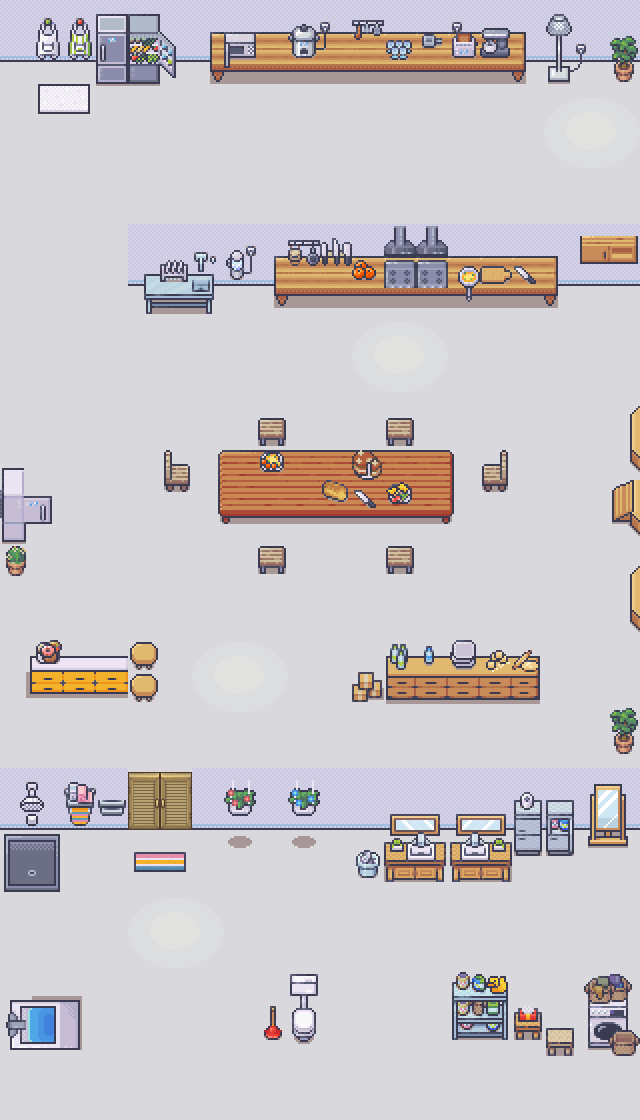

Tiled map render using the project's own tile images. Description and the map definition, with tile-layer contents summarised, below:
An orthogonal 20x35 tile map with 32x32 px tiles, 5 tile layers (KfloorLayer, KwallLayer, KcarpetLayer, KfurnitureLayer, ...), 7 tilesets.

<map version="1.9" tiledversion="1.9.2" orientation="orthogonal" renderorder="right-down" width="20" height="35" tilewidth="32" tileheight="32" infinite="0" nextlayerid="7" nextobjectid="1">
 <tileset firstgid="1" name="base" tilewidth="32" tileheight="32" tilecount="1064" columns="8">
  <image source="pipoya.png" width="256" height="4256" />
 </tileset>
 <tileset firstgid="1065" name="kitchen" tilewidth="32" tileheight="32" tilecount="784" columns="16">
  <image source="12_Kitchen_32x32.png" width="512" height="1568" />
 </tileset>
 <tileset firstgid="1849" name="genric" tilewidth="32" tileheight="32" tilecount="1248" columns="16">
  <image source="1_Generic_32x32.png" width="512" height="2496" />
 </tileset>
 <tileset firstgid="3097" name="bedroom" tilewidth="32" tileheight="32" tilecount="1712" columns="16">
  <image source="4_Bedroom_32x32.png" width="512" height="3424" />
 </tileset>
 <tileset firstgid="4809" name="hall" tilewidth="32" tileheight="32" tilecount="192" columns="16">
  <image source="13_Conference_Hall_32x32.png" width="512" height="384" />
 </tileset>
 <tileset firstgid="5001" name="grocer" tilewidth="32" tileheight="32" tilecount="1248" columns="16">
  <image source="16_Grocery_store_32x32.png" width="512" height="2496" />
 </tileset>
 <tileset firstgid="6249" name="toilet" tilewidth="32" tileheight="32" tilecount="896" columns="16">
  <image source="3_Bathroom_32x32.png" width="512" height="1792" />
 </tileset>
 <layer id="1" name="KfloorLayer" width="20" height="35">
  <data>[700 cells, 700 non-empty, 1 distinct tile ids]</data>
 </layer>
 <layer id="3" name="KwallLayer" width="20" height="35">
  <data>[700 cells, 112 non-empty, 4 distinct tile ids]</data>
 </layer>
 <layer id="5" name="KcarpetLayer" width="20" height="35">
  <data>[700 cells, 45 non-empty, 18 distinct tile ids]</data>
 </layer>
 <layer id="4" name="KfurnitureLayer" width="20" height="35">
  <data>[700 cells, 219 non-empty, 152 distinct tile ids]</data>
 </layer>
 <layer id="6" name="KobjectLayer" width="20" height="35">
  <data>[700 cells, 39 non-empty, 36 distinct tile ids]</data>
 </layer>
</map>
